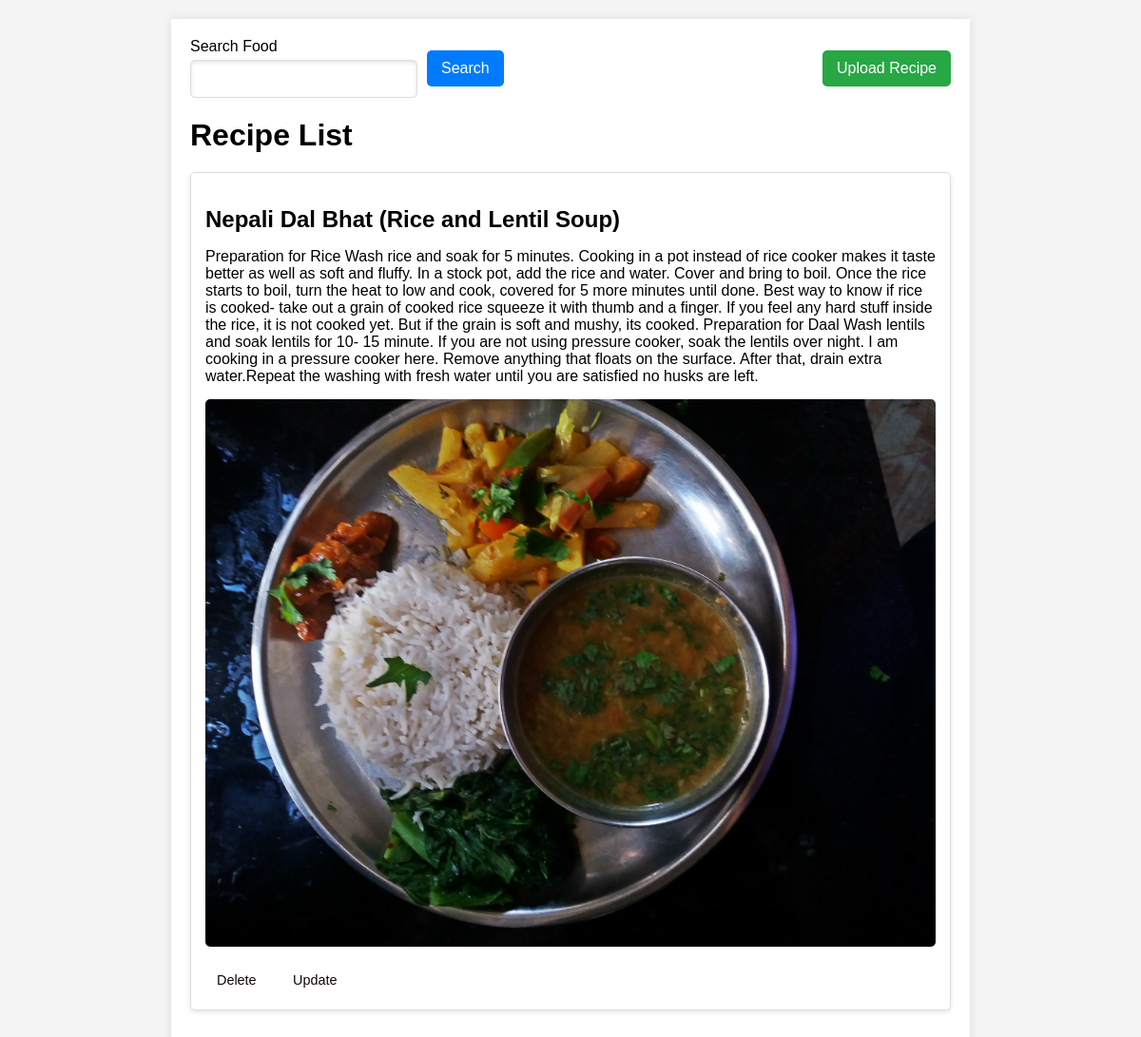
The page / on the database its author committed.
### vege/models.py (models this page shows)
class Receipe(models.Model):
    receipe_name=models.CharField(max_length=100)
    receipe_description=models.TextField()
    receipe_image=models.ImageField(upload_to="receipe")

### vege/views.py (the view, shortened to what this page needs)
# urls.py: path("", receipes, name='receipes'),
def receipes(request):
    search_query = request.GET.get('search', '')
    if search_query:
        queryset = Receipe.objects.filter(receipe_name__icontains=search_query)
    else:
        queryset = Receipe.objects.all()
    context = {'receipes': queryset, 'search_query': search_query}
    return render(request, 'recipes.html', context)

### vege/templates/recipes.html (shortened to what this page needs)
<!DOCTYPE html>
<html lang="en">
<head>
</head>
<body>
    <div class="container">
        <div class="search-upload-container">
            <form method="GET">
                <div class="form-group">
                    <label for="search">Search Food</label>
                    <input name="search" type="text" class="form-control" value="{{ search_query }}">
                </div>
                <button type="submit">Search</button>
            </form>
            <a href="{% url 'upload_receipes' %}" class="upload-button">Upload Recipe</a>
        </div>
        <h1>Recipe List</h1>
        <ul>
            {% for recipe in receipes %}
                <li>
                    <h2>{{ recipe.receipe_name }}</h2>
                    <p>{{ recipe.receipe_description }}</p>
                    <img src="{{ recipe.receipe_image.url }}" alt="{{ recipe.receipe_name }}" width="300">
                    <a href="{% url 'delete_receipes' recipe.id %}">Delete</a>
                    <a href="{% url 'update_receipes' recipe.id %}">Update</a>
                </li>
            {% endfor %}
        </ul>
    </div>
</body>
</html>

### vege/templates/recipes.html (style rules this page uses)
body { font-family: Arial, sans-serif; margin: 0; padding: 0; background-color: #f4f4f4; }
.container { max-width: 800px; margin: 20px auto; padding: 20px; background-color: #fff; box-shadow: 0 0 10px rgba(0, 0, 0, 0.1); }
.search-upload-container { display: flex; justify-content: space-between; align-items: center; margin-bottom: 20px; }
.search-upload-container form { display: flex; align-items: center; margin: 0; }
.search-upload-container .form-group { margin: 0; margin-right: 10px; }
.search-upload-container input[type="text"] { padding: 10px; font-size: 1em; border: 1px solid #ddd; border-radius: 5px; width: 200px; margin-right: 10px; box-shadow: inset 0 2px 4px rgba(0, 0, 0, 0.1); }
.search-upload-container button { padding: 10px 15px; font-size: 1em; background-color: #007bff; color: #fff; border: none; border-radius: 5px; cursor: pointer; transition: background-color 0.3s ease; }
.upload-button { padding: 10px 15px; background-color: #28a745; color: #fff; border: none; cursor: pointer; text-decoration: none; display: inline-block; border-radius: 5px; transition: background-color 0.3s ease; }
.form-group { margin-bottom: 15px; }
.form-group label { display: block; margin-bottom: 5px; }
.form-group input[type="text"], .form-group textarea { width: 100%; padding: 10px; box-sizing: border-box; }
h1 { font-size: 2em; margin-bottom: 20px; }
ul { list-style-type: none; padding: 0; }
li { border: 1px solid #ddd; padding: 15px; margin-bottom: 20px; border-radius: 5px; background-color: #fff; box-shadow: 0 2px 5px rgba(0, 0, 0, 0.1); transition: box-shadow 0.3s ease; }
li h2 { font-size: 1.5em; margin-bottom: 10px; }
li p { font-size: 1em; margin-bottom: 15px; }
li img { width: 100%; height: auto; margin-bottom: 15px; border-radius: 5px; }
li a { display: inline-block; margin-right: 10px; padding: 8px 12px; font-size: 0.9em; color: #110707; text-decoration: none; border-radius: 5px; transition: background-color 0.3s ease; }

### rows shown on the page
Receipe: receipe_name "Nepali Dal Bhat (Rice and Lentil Soup)", receipe_description "Preparation for Rice Wash rice and soak for 5 minutes. Cooking in a pot instead of rice cooker makes it taste better as well as soft and fluffy. In a stock pot, add the rice and water. Cover and bring to boil. Once the rice starts to boil, turn the heat to low and cook, covered for 5 more minutes until done. Best way to know if rice is cooked- take out a grain of cooked rice squeeze it with thumb and a finger. If you feel any hard stuff inside the rice, it is not cooked yet. But if the grain is soft and mushy, its cooked. Preparation for Daal Wash lentils and soak lentils for 10- 15 minute. If you are not using pressure cooker, soak the lentils over night. I am cooking in a pressure cooker…", receipe_image (picture)
